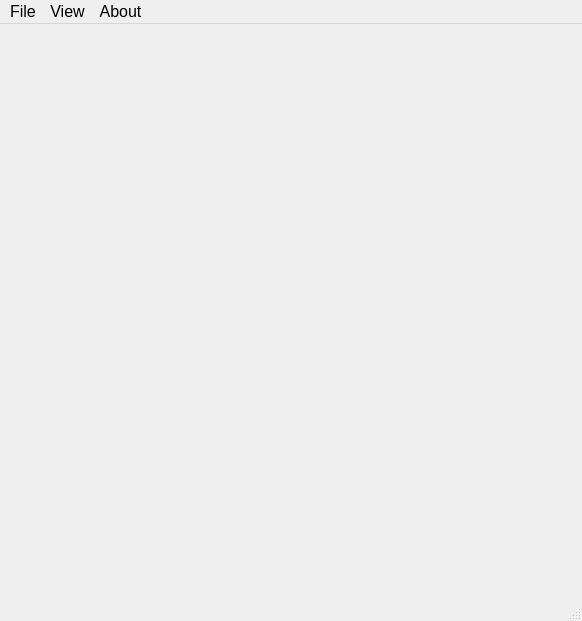
<?xml version="1.0" encoding="UTF-8"?>
<ui version="4.0">
 <class>MainWindow</class>
 <widget class="QMainWindow" name="MainWindow">
  <property name="geometry">
   <rect>
    <x>0</x>
    <y>0</y>
    <width>582</width>
    <height>621</height>
   </rect>
  </property>
  <property name="windowTitle">
   <string>MainWindow</string>
  </property>
  <widget class="QWidget" name="centralwidget"/>
  <widget class="QMenuBar" name="menubar">
   <property name="geometry">
    <rect>
     <x>0</x>
     <y>0</y>
     <width>582</width>
     <height>22</height>
    </rect>
   </property>
   <property name="font">
    <font>
     <pointsize>12</pointsize>
    </font>
   </property>
   <widget class="QMenu" name="menuFile">
    <property name="font">
     <font>
      <pointsize>14</pointsize>
     </font>
    </property>
    <property name="title">
     <string>File</string>
    </property>
    <addaction name="actionOpen"/>
    <addaction name="separator"/>
    <addaction name="actionExit"/>
   </widget>
   <widget class="QMenu" name="menuView">
    <property name="font">
     <font>
      <pointsize>12</pointsize>
     </font>
    </property>
    <property name="title">
     <string>View</string>
    </property>
    <addaction name="actionZoom_In_25"/>
    <addaction name="actionZoom_Out_25"/>
    <addaction name="actionNormal_Size"/>
    <addaction name="separator"/>
    <addaction name="actionFit_to_Window"/>
   </widget>
   <widget class="QMenu" name="menuAbout">
    <property name="title">
     <string>About</string>
    </property>
   </widget>
   <addaction name="menuFile"/>
   <addaction name="menuView"/>
   <addaction name="menuAbout"/>
  </widget>
  <widget class="QStatusBar" name="statusbar">
   <property name="font">
    <font>
     <pointsize>12</pointsize>
    </font>
   </property>
  </widget>
  <action name="actionOpen">
   <property name="text">
    <string>Open</string>
   </property>
   <property name="font">
    <font>
     <pointsize>14</pointsize>
    </font>
   </property>
  </action>
  <action name="actionExit">
   <property name="text">
    <string>Exit</string>
   </property>
   <property name="font">
    <font>
     <pointsize>14</pointsize>
    </font>
   </property>
  </action>
  <action name="actionZoom_In_25">
   <property name="text">
    <string>Zoom In (25%)     Ctrl ++</string>
   </property>
   <property name="font">
    <font>
     <pointsize>14</pointsize>
    </font>
   </property>
  </action>
  <action name="actionZoom_Out_25">
   <property name="text">
    <string>Zoom Out (25%)  Ctrl +-</string>
   </property>
   <property name="font">
    <font>
     <pointsize>14</pointsize>
    </font>
   </property>
  </action>
  <action name="actionNormal_Size">
   <property name="text">
    <string>Normal Size</string>
   </property>
   <property name="font">
    <font>
     <pointsize>14</pointsize>
    </font>
   </property>
  </action>
  <action name="actionFit_to_Window">
   <property name="checkable">
    <bool>true</bool>
   </property>
   <property name="text">
    <string>Fit to Window</string>
   </property>
   <property name="font">
    <font>
     <pointsize>14</pointsize>
    </font>
   </property>
  </action>
 </widget>
 <resources/>
 <connections/>
</ui>
